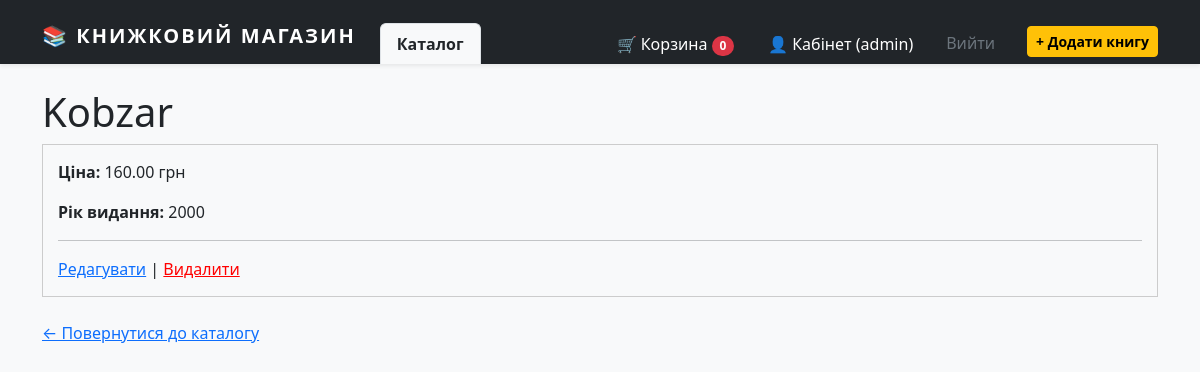
Page /books/1 (signed in) on the committed database.
### user_management/models.py (models this page shows, shortened)
class CustomUser(AbstractUser):
    email = models.EmailField(max_length=255, unique=True)
    phone_number = models.CharField(max_length=11)

### shop/models.py (models this page shows, shortened)
class Book(models.Model):
    title = models.CharField(max_length=200)
    author = models.ManyToManyField(Author)
    category = models.ManyToManyField(Category)
    price = models.DecimalField(max_digits=6, decimal_places=2)
    added_at = models.DateTimeField(auto_now_add=True)
    publisher_year = models.IntegerField()
    amount = models.DecimalField(max_digits=6, decimal_places=2)
    available = models.BooleanField(default=True)
    publisher = models.ForeignKey(Publisher, on_delete=models.CASCADE)
    calculated_average = models.DecimalField(max_digits=3, decimal_places=2, default=0.00)

### shop/views.py (the view)
# urls.py: path('books/<int:pk>', BookDetailView.as_view(), name='book_detail'),
class BookDetailView(DetailView):
    model = Book
    template_name = 'shop/book_detail.html'
    context_object_name = 'book'

### templates/shop/book_detail.html
{% extends 'shop/base.html' %}
{% block content %}
    <h1>{{ book.title }}</h1>
    <div style="border: 1px solid #ccc; padding: 15px;">
        <p><strong>Ціна:</strong> {{ book.price }} грн</p>
        <p><strong>Рік видання:</strong> {{ book.publisher_year }}</p>
        {% if user.is_staff %}
            <hr>
            <a href="{% url 'shop:book_update' book.pk %}">Редагувати</a> |
            <a href="{% url 'shop:book_delete' book.pk %}" style="color: red;">Видалити</a>
        {% endif %}
    </div>
    <br>
    <a href="{% url 'shop:book_list' %}">&larr; Повернутися до каталогу</a>
{% endblock %}

### templates/shop/base.html (shortened to what this page needs)
{% load static %}
<!DOCTYPE html>
<html lang="uk">
<head>
    <link href="https://cdn.jsdelivr.net/npm/bootstrap@5.3.0/dist/css/bootstrap.min.css" rel="stylesheet">
    <link rel="stylesheet" href="{% static 'css/style.css' %}">
</head>
<body class="bg-light">
    <nav class="navbar bg-dark pt-3 pb-0 shadow-sm">
        <div class="container d-flex flex-wrap align-items-end">
            <a class="navbar-brand fw-bold text-white mb-2 me-4" href="{% url 'shop:book_list' %}">
                📚 Книжковий Магазин
            </a>
            <ul class="nav nav-tabs border-0 flex-grow-1">
                <li class="nav-item">
                    <a class="nav-link active bg-light text-dark fw-bold border-bottom-0" href="{% url 'shop:book_list' %}">
                        Каталог
                    </a>
                </li>
                <li class="nav-item ms-auto">
                    <a class="nav-link text-white" href="#">
                        🛒 Корзина <span class="badge bg-danger rounded-pill">0</span>
                    </a>
                </li>
                {% if user.is_authenticated %}
                    <li class="nav-item">
                        <a class="nav-link text-white" href="#">👤 Кабінет ({{ user.username }})</a>
                    </li>
                    <li class="nav-item">
                        <form method="post" action="{% url 'user_management:logout' %}" class="d-inline">
                            <button type="submit" class="nav-link text-secondary bg-transparent border-0">Вийти</button>
                        </form>
                    </li>
                    {% if user.is_staff %}
                    <li class="nav-item ms-3 mb-1 align-self-center">
                        <a class="btn btn-warning btn-sm fw-bold" href="{% url 'shop:book_create' %}">+ Додати книгу</a>
                    </li>
                    {% endif %}
                {% endif %}
            </ul>
        </div>
    </nav>
    <main class="container mt-4">
        {% block content %}
        {% endblock %}
    </main>
</body>
</html>

### static/css/style.css (style rules this page uses)
.navbar-brand { letter-spacing: 2px; text-transform: uppercase; }

### rows in the picture
CustomUser: username "admin"
Book: title "Kobzar", price "160.00", publisher_year "2000"
